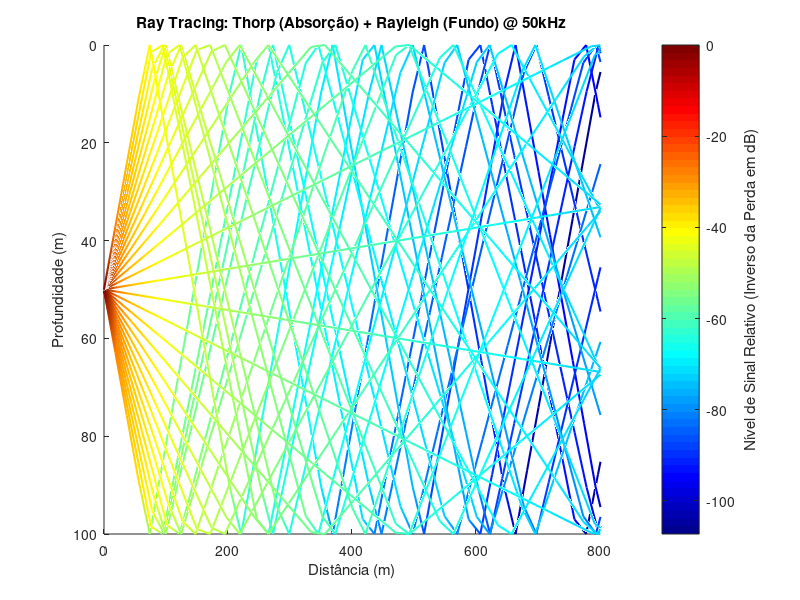

Here is the MATLAB script that generated this plot:
%% SIMULAÇÃO MultiPath
%
% Autor: Jonathan da Silva Cuellar
%

clear; clc; close all;

% --- Parâmetros de Simulação ---
f = 50;             % Frequência em kHz (Aumentada para Thorp ser mais visível)
H = 100;            % Profundidade (m)
zs = 50;            % Profundidade da fonte (m)
dist_max = 800;     % Distância horizontal (m)
g = 0.015;          % Gradiente (m/s por metro)
c_agua = 1500; rho_agua = 1025;

% Fundo (Lodo/Areia fina - mais absorvente para testar Rayleigh)
c_fundo = 1600; rho_fundo = 1500; 

% --- Thorp (dB/km) ---
f2 = f^2;
alpha_db_km = 0.11*(f2/(1+f2)) + 44*(f2/(4100+f2)) + 0.000275*f2 + 0.003;

% --- Simulação ---
figure('Color', 'w'); hold on;
num_raios = 30;
angulos = linspace(-35, 35, num_raios);

for theta0 = angulos
    x = 0; z = zs;
    theta = deg2rad(theta0);
    dt = 0.015;
    
    path_x = [x]; path_z = [z];
    TL = 0; % Perda de Transmissão acumulada em dB
    path_TL = [TL];
    
    for t = 1:4000
        c_atual = c_agua + g * z;
        dx = cos(theta) * c_atual * dt;
        dz = sin(theta) * c_atual * dt;
        ds = sqrt(dx^2 + dz^2);
        
        x = x + dx; z = z + dz;
        
        % 1. Perda por Espalhamento Geométrico (Esférico) + Thorp
        % TL = 20*log10(R) + alpha*R/1000
        dist_acumulada = sqrt(x^2 + (z-zs)^2);
        perda_passo_thorp = (alpha_db_km / 1000) * ds;
        
        TL = TL + perda_passo_thorp; 
        
        % 2. Reflexões e Perda de Rayleigh
        if z <= 0 || z >= H
            if z >= H % Impacto no Fundo
                % Rayleigh
                cos_theta_i = abs(sin(theta)); % Ângulo com a normal
                n = c_agua / c_fundo;
                m = rho_fundo / rho_agua;
                
                term1 = m * cos_theta_i;
                term2 = sqrt(n^2 - (1 - cos_theta_i^2));
                
                if isreal(term2)
                    R_coeff = abs((term1 - term2) / (term1 + term2));
                else
                    R_coeff = 1.0; % Reflexão interna total
                end
                TL = TL - 20*log10(R_coeff + 1e-6); % Adiciona perda em dB
            end
            z = max(0, min(z, H));
            theta = -theta;
        end
        
        path_x = [path_x, x]; path_z = [path_z, z];
        path_TL = [path_TL, TL + 20*log10(dist_acumulada + 1)]; % TL Total
        
        if x > dist_max || TL > 60, break; end
    end
    
    % Plotar usando Cores (Invertido: Menor TL = Cor mais forte)
    % Usamos -path_TL para que o 'hot' ou 'jet' mostre o início forte
    patch([path_x NaN], [path_z NaN], [-path_TL NaN], [-path_TL NaN], ...
        'EdgeColor', 'interp', 'LineWidth', 1.5);
end

% --- Estilização ---
set(gca, 'YDir', 'reverse', 'Color', 'k');
colormap(jet); 
cb = colorbar; ylabel(cb, 'Nível de Sinal Relativo (Inverso da Perda em dB)');
xlabel('Distância (m)'); ylabel('Profundidade (m)');
title(['Ray Tracing: Thorp (Absorção) + Rayleigh (Fundo) @ ' num2str(f) 'kHz']);
axis([0 dist_max 0 H]);
patch([0 dist_max dist_max 0], [H H H+5 H+5], [0.4 0.2 0], 'EdgeColor', 'none'); % Fundo
